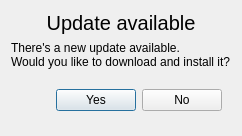
<?xml version="1.0" encoding="UTF-8"?>
<ui version="4.0">
 <class>UpdaterDialog</class>
 <widget class="QDialog" name="UpdaterDialog">
  <property name="geometry">
   <rect>
    <x>0</x>
    <y>0</y>
    <width>327</width>
    <height>225</height>
   </rect>
  </property>
  <property name="windowTitle">
   <string>Update</string>
  </property>
  <layout class="QGridLayout" name="gridLayout">
   <property name="sizeConstraint">
    <enum>QLayout::SetFixedSize</enum>
   </property>
   <item row="2" column="1" alignment="Qt::AlignRight">
    <widget class="QFrame" name="buttonFrame">
     <property name="sizePolicy">
      <sizepolicy hsizetype="Preferred" vsizetype="Fixed">
       <horstretch>0</horstretch>
       <verstretch>0</verstretch>
      </sizepolicy>
     </property>
     <property name="minimumSize">
      <size>
       <width>0</width>
       <height>50</height>
      </size>
     </property>
     <property name="frameShape">
      <enum>QFrame::NoFrame</enum>
     </property>
     <property name="frameShadow">
      <enum>QFrame::Plain</enum>
     </property>
     <property name="lineWidth">
      <number>0</number>
     </property>
     <layout class="QGridLayout" name="gridLayout_2">
      <item row="0" column="0">
       <widget class="QPushButton" name="yesButton">
        <property name="text">
         <string>Yes</string>
        </property>
        <property name="default">
         <bool>true</bool>
        </property>
       </widget>
      </item>
      <item row="0" column="1">
       <widget class="QPushButton" name="noButton">
        <property name="text">
         <string>No</string>
        </property>
       </widget>
      </item>
     </layout>
    </widget>
   </item>
   <item row="1" column="1">
    <widget class="QLabel" name="notice">
     <property name="text">
      <string>There's a new update available.
Would you like to download and install it?</string>
     </property>
     <property name="alignment">
      <set>Qt::AlignLeading|Qt::AlignLeft|Qt::AlignTop</set>
     </property>
    </widget>
   </item>
   <item row="0" column="1">
    <widget class="QLabel" name="title">
     <property name="sizePolicy">
      <sizepolicy hsizetype="Preferred" vsizetype="Fixed">
       <horstretch>0</horstretch>
       <verstretch>0</verstretch>
      </sizepolicy>
     </property>
     <property name="font">
      <font>
       <pointsize>15</pointsize>
      </font>
     </property>
     <property name="text">
      <string>Update available</string>
     </property>
     <property name="alignment">
      <set>Qt::AlignHCenter|Qt::AlignTop</set>
     </property>
    </widget>
   </item>
  </layout>
 </widget>
 <resources/>
 <connections/>
</ui>
